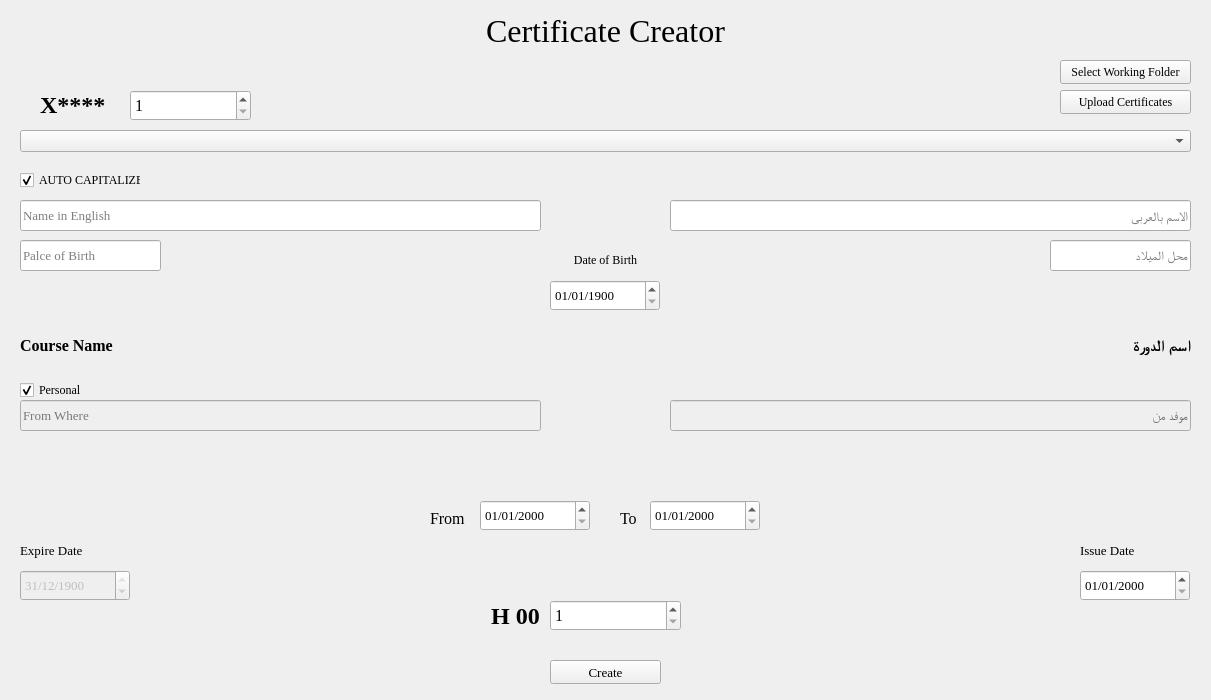
<?xml version="1.0" encoding="UTF-8"?>
<ui version="4.0">
 <class>MainWindow</class>
 <widget class="QWidget" name="MainWindow">
  <property name="geometry">
   <rect>
    <x>0</x>
    <y>0</y>
    <width>1211</width>
    <height>700</height>
   </rect>
  </property>
  <property name="minimumSize">
   <size>
    <width>1211</width>
    <height>700</height>
   </size>
  </property>
  <property name="maximumSize">
   <size>
    <width>1211</width>
    <height>700</height>
   </size>
  </property>
  <property name="windowTitle">
   <string>MTUC App</string>
  </property>
  <widget class="QLabel" name="Title">
   <property name="geometry">
    <rect>
     <x>0</x>
     <y>10</y>
     <width>1211</width>
     <height>41</height>
    </rect>
   </property>
   <property name="font">
    <font>
     <family>Times New Roman</family>
     <pointsize>24</pointsize>
    </font>
   </property>
   <property name="text">
    <string>Certificate Creator</string>
   </property>
   <property name="alignment">
    <set>Qt::AlignCenter</set>
   </property>
  </widget>
  <widget class="QLabel" name="courseCode">
   <property name="geometry">
    <rect>
     <x>40</x>
     <y>89</y>
     <width>81</width>
     <height>31</height>
    </rect>
   </property>
   <property name="font">
    <font>
     <family>Times New Roman</family>
     <pointsize>18</pointsize>
     <bold>true</bold>
    </font>
   </property>
   <property name="text">
    <string>X****</string>
   </property>
   <property name="alignment">
    <set>Qt::AlignLeading|Qt::AlignLeft|Qt::AlignVCenter</set>
   </property>
  </widget>
  <widget class="QSpinBox" name="CertNo">
   <property name="geometry">
    <rect>
     <x>130</x>
     <y>90</y>
     <width>121</width>
     <height>31</height>
    </rect>
   </property>
   <property name="font">
    <font>
     <family>Times New Roman</family>
     <pointsize>12</pointsize>
     <bold>false</bold>
    </font>
   </property>
   <property name="minimum">
    <number>1</number>
   </property>
   <property name="maximum">
    <number>9999999</number>
   </property>
  </widget>
  <widget class="QPushButton" name="pickDirectory">
   <property name="geometry">
    <rect>
     <x>1060</x>
     <y>60</y>
     <width>131</width>
     <height>24</height>
    </rect>
   </property>
   <property name="font">
    <font>
     <family>Times New Roman</family>
    </font>
   </property>
   <property name="text">
    <string>Select Working Folder</string>
   </property>
  </widget>
  <widget class="QLabel" name="workingPath">
   <property name="geometry">
    <rect>
     <x>630</x>
     <y>60</y>
     <width>421</width>
     <height>20</height>
    </rect>
   </property>
   <property name="font">
    <font>
     <family>Times New Roman</family>
    </font>
   </property>
   <property name="text">
    <string/>
   </property>
   <property name="alignment">
    <set>Qt::AlignRight|Qt::AlignTrailing|Qt::AlignVCenter</set>
   </property>
  </widget>
  <widget class="QComboBox" name="course">
   <property name="geometry">
    <rect>
     <x>20</x>
     <y>130</y>
     <width>1171</width>
     <height>22</height>
    </rect>
   </property>
   <property name="font">
    <font>
     <family>Times New Roman</family>
     <pointsize>10</pointsize>
    </font>
   </property>
   <property name="currentText">
    <string/>
   </property>
   <property name="placeholderText">
    <string>Course Name</string>
   </property>
   <property name="modelColumn">
    <number>0</number>
   </property>
  </widget>
  <widget class="QCheckBox" name="autoCaps">
   <property name="geometry">
    <rect>
     <x>20</x>
     <y>170</y>
     <width>121</width>
     <height>20</height>
    </rect>
   </property>
   <property name="font">
    <font>
     <family>Times New Roman</family>
    </font>
   </property>
   <property name="text">
    <string>AUTO CAPITALIZE</string>
   </property>
   <property name="checked">
    <bool>true</bool>
   </property>
  </widget>
  <widget class="QLineEdit" name="Name_En">
   <property name="geometry">
    <rect>
     <x>20</x>
     <y>200</y>
     <width>521</width>
     <height>31</height>
    </rect>
   </property>
   <property name="font">
    <font>
     <family>Times New Roman</family>
     <pointsize>10</pointsize>
    </font>
   </property>
   <property name="cursorPosition">
    <number>0</number>
   </property>
   <property name="dragEnabled">
    <bool>false</bool>
   </property>
   <property name="placeholderText">
    <string>Name in English</string>
   </property>
   <property name="clearButtonEnabled">
    <bool>true</bool>
   </property>
  </widget>
  <widget class="QLineEdit" name="Name_Ar">
   <property name="geometry">
    <rect>
     <x>670</x>
     <y>200</y>
     <width>521</width>
     <height>31</height>
    </rect>
   </property>
   <property name="font">
    <font>
     <family>Times New Roman</family>
     <pointsize>10</pointsize>
    </font>
   </property>
   <property name="cursorPosition">
    <number>0</number>
   </property>
   <property name="alignment">
    <set>Qt::AlignLeading|Qt::AlignLeft|Qt::AlignVCenter</set>
   </property>
   <property name="dragEnabled">
    <bool>false</bool>
   </property>
   <property name="placeholderText">
    <string>الاسم بالعربى</string>
   </property>
   <property name="clearButtonEnabled">
    <bool>true</bool>
   </property>
  </widget>
  <widget class="QLineEdit" name="Place_of_Birth_En">
   <property name="geometry">
    <rect>
     <x>20</x>
     <y>240</y>
     <width>141</width>
     <height>31</height>
    </rect>
   </property>
   <property name="font">
    <font>
     <family>Times New Roman</family>
     <pointsize>10</pointsize>
    </font>
   </property>
   <property name="maxLength">
    <number>12</number>
   </property>
   <property name="cursorPosition">
    <number>0</number>
   </property>
   <property name="dragEnabled">
    <bool>false</bool>
   </property>
   <property name="placeholderText">
    <string>Palce of Birth</string>
   </property>
   <property name="clearButtonEnabled">
    <bool>true</bool>
   </property>
  </widget>
  <widget class="QLineEdit" name="Place_of_Birth_Ar">
   <property name="geometry">
    <rect>
     <x>1050</x>
     <y>240</y>
     <width>141</width>
     <height>31</height>
    </rect>
   </property>
   <property name="font">
    <font>
     <family>Times New Roman</family>
     <pointsize>10</pointsize>
    </font>
   </property>
   <property name="maxLength">
    <number>12</number>
   </property>
   <property name="cursorPosition">
    <number>0</number>
   </property>
   <property name="dragEnabled">
    <bool>false</bool>
   </property>
   <property name="placeholderText">
    <string>محل الميلاد</string>
   </property>
   <property name="clearButtonEnabled">
    <bool>true</bool>
   </property>
  </widget>
  <widget class="QLabel" name="label_2">
   <property name="geometry">
    <rect>
     <x>180</x>
     <y>250</y>
     <width>851</width>
     <height>20</height>
    </rect>
   </property>
   <property name="minimumSize">
    <size>
     <width>851</width>
     <height>0</height>
    </size>
   </property>
   <property name="font">
    <font>
     <family>Times New Roman</family>
    </font>
   </property>
   <property name="text">
    <string>Date of Birth</string>
   </property>
   <property name="alignment">
    <set>Qt::AlignCenter</set>
   </property>
  </widget>
  <widget class="QDateEdit" name="Date_of_Birth">
   <property name="geometry">
    <rect>
     <x>550</x>
     <y>280</y>
     <width>110</width>
     <height>31</height>
    </rect>
   </property>
   <property name="font">
    <font>
     <family>Times New Roman</family>
     <pointsize>10</pointsize>
    </font>
   </property>
   <property name="dateTime">
    <datetime>
     <hour>0</hour>
     <minute>0</minute>
     <second>0</second>
     <year>1900</year>
     <month>1</month>
     <day>1</day>
    </datetime>
   </property>
   <property name="displayFormat">
    <string>dd/MM/yyyy</string>
   </property>
   <property name="date">
    <date>
     <year>1900</year>
     <month>1</month>
     <day>1</day>
    </date>
   </property>
  </widget>
  <widget class="QLabel" name="Course_Name_En">
   <property name="geometry">
    <rect>
     <x>20</x>
     <y>320</y>
     <width>501</width>
     <height>51</height>
    </rect>
   </property>
   <property name="font">
    <font>
     <family>Times New Roman</family>
     <pointsize>12</pointsize>
     <bold>true</bold>
    </font>
   </property>
   <property name="text">
    <string>Course Name</string>
   </property>
   <property name="wordWrap">
    <bool>true</bool>
   </property>
  </widget>
  <widget class="QLabel" name="Course_Name_Ar">
   <property name="geometry">
    <rect>
     <x>690</x>
     <y>320</y>
     <width>501</width>
     <height>51</height>
    </rect>
   </property>
   <property name="font">
    <font>
     <family>Times New Roman</family>
     <pointsize>12</pointsize>
     <bold>true</bold>
    </font>
   </property>
   <property name="text">
    <string>اسم الدورة</string>
   </property>
   <property name="wordWrap">
    <bool>true</bool>
   </property>
  </widget>
  <widget class="QCheckBox" name="isPersonal">
   <property name="geometry">
    <rect>
     <x>20</x>
     <y>380</y>
     <width>75</width>
     <height>20</height>
    </rect>
   </property>
   <property name="font">
    <font>
     <family>Times New Roman</family>
    </font>
   </property>
   <property name="text">
    <string>Personal</string>
   </property>
   <property name="checked">
    <bool>true</bool>
   </property>
  </widget>
  <widget class="QLineEdit" name="fromWhere_en">
   <property name="enabled">
    <bool>false</bool>
   </property>
   <property name="geometry">
    <rect>
     <x>20</x>
     <y>400</y>
     <width>521</width>
     <height>31</height>
    </rect>
   </property>
   <property name="font">
    <font>
     <family>Times New Roman</family>
     <pointsize>10</pointsize>
    </font>
   </property>
   <property name="cursorPosition">
    <number>0</number>
   </property>
   <property name="dragEnabled">
    <bool>false</bool>
   </property>
   <property name="placeholderText">
    <string>From Where</string>
   </property>
   <property name="clearButtonEnabled">
    <bool>true</bool>
   </property>
  </widget>
  <widget class="QLineEdit" name="fromWhere_ar">
   <property name="enabled">
    <bool>false</bool>
   </property>
   <property name="geometry">
    <rect>
     <x>670</x>
     <y>400</y>
     <width>521</width>
     <height>31</height>
    </rect>
   </property>
   <property name="font">
    <font>
     <family>Times New Roman</family>
     <pointsize>10</pointsize>
    </font>
   </property>
   <property name="cursorPosition">
    <number>0</number>
   </property>
   <property name="alignment">
    <set>Qt::AlignLeading|Qt::AlignLeft|Qt::AlignVCenter</set>
   </property>
   <property name="dragEnabled">
    <bool>false</bool>
   </property>
   <property name="placeholderText">
    <string>موفد من</string>
   </property>
   <property name="clearButtonEnabled">
    <bool>true</bool>
   </property>
  </widget>
  <widget class="QDateEdit" name="From">
   <property name="geometry">
    <rect>
     <x>480</x>
     <y>500</y>
     <width>110</width>
     <height>31</height>
    </rect>
   </property>
   <property name="font">
    <font>
     <family>Times New Roman</family>
     <pointsize>10</pointsize>
    </font>
   </property>
   <property name="displayFormat">
    <string>dd/MM/yyyy</string>
   </property>
  </widget>
  <widget class="QLabel" name="FromLable">
   <property name="geometry">
    <rect>
     <x>430</x>
     <y>510</y>
     <width>41</width>
     <height>16</height>
    </rect>
   </property>
   <property name="font">
    <font>
     <family>Times New Roman</family>
     <pointsize>12</pointsize>
     <bold>false</bold>
    </font>
   </property>
   <property name="text">
    <string>From</string>
   </property>
  </widget>
  <widget class="QLabel" name="ToLabel">
   <property name="geometry">
    <rect>
     <x>620</x>
     <y>510</y>
     <width>21</width>
     <height>16</height>
    </rect>
   </property>
   <property name="font">
    <font>
     <family>Times New Roman</family>
     <pointsize>12</pointsize>
     <bold>false</bold>
    </font>
   </property>
   <property name="text">
    <string>To</string>
   </property>
  </widget>
  <widget class="QLabel" name="label_3">
   <property name="geometry">
    <rect>
     <x>20</x>
     <y>540</y>
     <width>91</width>
     <height>20</height>
    </rect>
   </property>
   <property name="font">
    <font>
     <family>Times New Roman</family>
     <pointsize>10</pointsize>
    </font>
   </property>
   <property name="text">
    <string>Expire Date</string>
   </property>
  </widget>
  <widget class="QLabel" name="label">
   <property name="geometry">
    <rect>
     <x>1080</x>
     <y>540</y>
     <width>91</width>
     <height>20</height>
    </rect>
   </property>
   <property name="font">
    <font>
     <family>Times New Roman</family>
     <pointsize>10</pointsize>
    </font>
   </property>
   <property name="text">
    <string>Issue Date</string>
   </property>
  </widget>
  <widget class="QDateEdit" name="To">
   <property name="geometry">
    <rect>
     <x>650</x>
     <y>500</y>
     <width>110</width>
     <height>31</height>
    </rect>
   </property>
   <property name="font">
    <font>
     <family>Times New Roman</family>
     <pointsize>10</pointsize>
    </font>
   </property>
   <property name="displayFormat">
    <string>dd/MM/yyyy</string>
   </property>
  </widget>
  <widget class="QLabel" name="courseCode_2">
   <property name="geometry">
    <rect>
     <x>490</x>
     <y>600</y>
     <width>51</width>
     <height>31</height>
    </rect>
   </property>
   <property name="font">
    <font>
     <family>Times New Roman</family>
     <pointsize>18</pointsize>
     <bold>true</bold>
    </font>
   </property>
   <property name="text">
    <string>H 00</string>
   </property>
   <property name="alignment">
    <set>Qt::AlignCenter</set>
   </property>
  </widget>
  <widget class="QDateEdit" name="Expire_Date">
   <property name="enabled">
    <bool>false</bool>
   </property>
   <property name="geometry">
    <rect>
     <x>20</x>
     <y>570</y>
     <width>110</width>
     <height>31</height>
    </rect>
   </property>
   <property name="font">
    <font>
     <family>Times New Roman</family>
     <pointsize>10</pointsize>
    </font>
   </property>
   <property name="displayFormat">
    <string>dd/MM/yyyy</string>
   </property>
   <property name="date">
    <date>
     <year>1900</year>
     <month>12</month>
     <day>31</day>
    </date>
   </property>
  </widget>
  <widget class="QDateEdit" name="Issue_Date">
   <property name="geometry">
    <rect>
     <x>1080</x>
     <y>570</y>
     <width>110</width>
     <height>31</height>
    </rect>
   </property>
   <property name="font">
    <font>
     <family>Times New Roman</family>
     <pointsize>10</pointsize>
    </font>
   </property>
   <property name="displayFormat">
    <string>dd/MM/yyyy</string>
   </property>
  </widget>
  <widget class="QSpinBox" name="regNo">
   <property name="geometry">
    <rect>
     <x>550</x>
     <y>600</y>
     <width>131</width>
     <height>31</height>
    </rect>
   </property>
   <property name="font">
    <font>
     <family>Times New Roman</family>
     <pointsize>12</pointsize>
    </font>
   </property>
   <property name="minimum">
    <number>1</number>
   </property>
   <property name="maximum">
    <number>9999999</number>
   </property>
   <property name="displayIntegerBase">
    <number>10</number>
   </property>
  </widget>
  <widget class="QLabel" name="resultLabel">
   <property name="geometry">
    <rect>
     <x>0</x>
     <y>640</y>
     <width>1211</width>
     <height>20</height>
    </rect>
   </property>
   <property name="minimumSize">
    <size>
     <width>851</width>
     <height>20</height>
    </size>
   </property>
   <property name="font">
    <font>
     <family>Times New Roman</family>
    </font>
   </property>
   <property name="text">
    <string/>
   </property>
   <property name="alignment">
    <set>Qt::AlignCenter</set>
   </property>
  </widget>
  <widget class="QPushButton" name="CreateButton">
   <property name="geometry">
    <rect>
     <x>550</x>
     <y>660</y>
     <width>111</width>
     <height>24</height>
    </rect>
   </property>
   <property name="font">
    <font>
     <family>Times New Roman</family>
     <pointsize>10</pointsize>
    </font>
   </property>
   <property name="text">
    <string>Create</string>
   </property>
  </widget>
  <widget class="QLabel" name="rulesCode">
   <property name="geometry">
    <rect>
     <x>0</x>
     <y>450</y>
     <width>1211</width>
     <height>31</height>
    </rect>
   </property>
   <property name="font">
    <font>
     <family>Times New Roman</family>
     <pointsize>12</pointsize>
     <bold>true</bold>
    </font>
   </property>
   <property name="text">
    <string/>
   </property>
   <property name="alignment">
    <set>Qt::AlignCenter</set>
   </property>
   <property name="wordWrap">
    <bool>true</bool>
   </property>
  </widget>
  <widget class="QPushButton" name="uploadCerts">
   <property name="geometry">
    <rect>
     <x>1060</x>
     <y>90</y>
     <width>131</width>
     <height>24</height>
    </rect>
   </property>
   <property name="font">
    <font>
     <family>Times New Roman</family>
    </font>
   </property>
   <property name="text">
    <string>Upload Certificates</string>
   </property>
  </widget>
  <widget class="QLabel" name="CertError">
   <property name="geometry">
    <rect>
     <x>630</x>
     <y>90</y>
     <width>421</width>
     <height>21</height>
    </rect>
   </property>
   <property name="acceptDrops">
    <bool>false</bool>
   </property>
   <property name="text">
    <string/>
   </property>
   <property name="alignment">
    <set>Qt::AlignRight|Qt::AlignTrailing|Qt::AlignVCenter</set>
   </property>
  </widget>
 </widget>
 <resources/>
 <connections>
  <connection>
   <sender>isPersonal</sender>
   <signal>toggled(bool)</signal>
   <receiver>fromWhere_en</receiver>
   <slot>setDisabled(bool)</slot>
   <hints>
    <hint type="sourcelabel">
     <x>69</x>
     <y>390</y>
    </hint>
    <hint type="destinationlabel">
     <x>100</x>
     <y>409</y>
    </hint>
   </hints>
  </connection>
  <connection>
   <sender>isPersonal</sender>
   <signal>toggled(bool)</signal>
   <receiver>fromWhere_ar</receiver>
   <slot>setDisabled(bool)</slot>
   <hints>
    <hint type="sourcelabel">
     <x>55</x>
     <y>392</y>
    </hint>
    <hint type="destinationlabel">
     <x>548</x>
     <y>419</y>
    </hint>
   </hints>
  </connection>
 </connections>
</ui>
